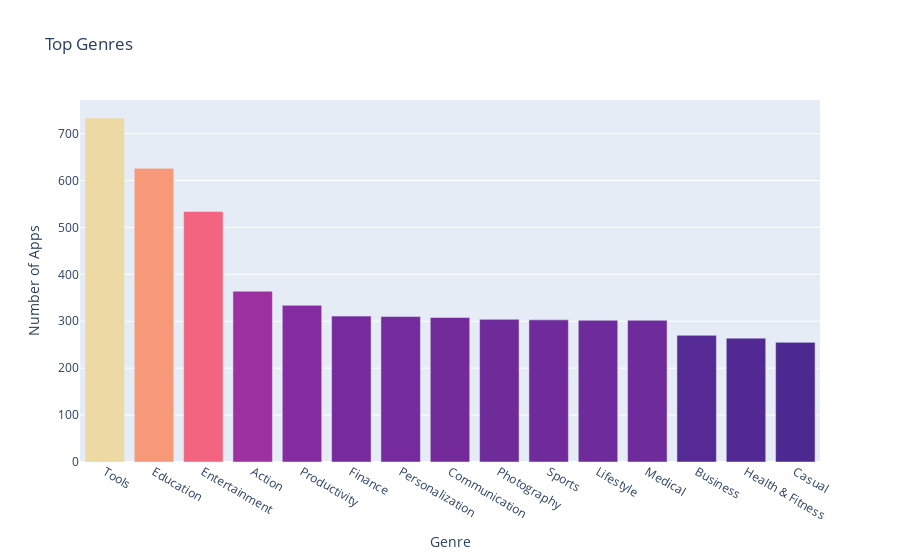

The notebook cell saved with this chart:
### Markdown cell above
**Challenge**: Can you create this chart with the Series containing the genre data? 

<img src=https://imgur.com/DbcoQli.png width=400>

Try experimenting with the built in colour scales in Plotly. You can find a full list [here](https://plotly.com/python/builtin-colorscales/). 

* Find a way to set the colour scale using the color_continuous_scale parameter. 
* Find a way to make the color axis disappear by using coloraxis_showscale.

### Code cell
bar = px.bar(x = num_genres.index[:15], # index = category name
             y = num_genres.values[:15], # count
             title='Top Genres',
             hover_name=num_genres.index[:15],
             color=num_genres.values[:15],
             color_continuous_scale='Agsunset')
 
bar.update_layout(xaxis_title='Genre',
yaxis_title='Number of Apps',
coloraxis_showscale=False)
 
bar.show()

### Figure 1 — Plotly figure (JSON) as saved in the notebook; plotly's stock layout.template omitted (floating-point values rounded to 4 significant figures)
{"data": [{"alignmentgroup": "True", "hovertemplate": "<b>%{hovertext}</b><br><br>x=%{x}<br>y=%{y}<br>color=%{marker.color}<extra></extra>", "hovertext": ["Tools", "Education", "Entertainment", "Action", "Productivity", "Finance", "Personalization", "Communication", "Photography", "Sports", "Lifestyle", "Medical", "Business", "Health & Fitness", "Casual"], "legendgroup": "", "marker": {"color": [733, 626, 534, 364, 334, 311, 310, 308, 304, 303, 302, 302, 270, 264, 255], "coloraxis": "coloraxis", "pattern": {"shape": ""}}, "name": "", "offsetgroup": "", "orientation": "v", "showlegend": false, "textposition": "auto", "type": "bar", "x": ["Tools", "Education", "Entertainment", "Action", "Productivity", "Finance", "Personalization", "Communication", "Photography", "Sports", "Lifestyle", "Medical", "Business", "Health & Fitness", "Casual"], "xaxis": "x", "y": [733, 626, 534, 364, 334, 311, 310, 308, 304, 303, 302, 302, 270, 264, 255], "yaxis": "y"}], "layout": {"barmode": "relative", "coloraxis": {"colorbar": {"title": {"text": "color"}}, "colorscale": [[0, "rgb(75, 41, 145)"], [0.1667, "rgb(135, 44, 162)"], [0.3333, "rgb(192, 54, 157)"], [0.5, "rgb(234, 79, 136)"], [0.6667, "rgb(250, 120, 118)"], [0.8333, "rgb(246, 169, 122)"], [1, "rgb(237, 217, 163)"]], "showscale": false}, "legend": {"tracegroupgap": 0}, "title": {"text": "Top Genres"}, "xaxis": {"anchor": "y", "domain": [0, 1], "title": {"text": "Genre"}}, "yaxis": {"anchor": "x", "domain": [0, 1], "title": {"text": "Number of Apps"}}}}
